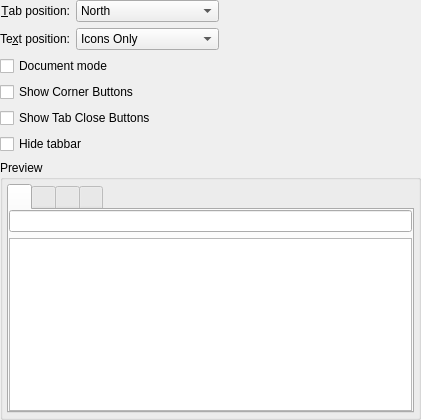
<?xml version="1.0" encoding="UTF-8"?>
<ui version="4.0">
 <class>TabDemoWidget</class>
 <widget class="QWidget" name="TabDemoWidget">
  <property name="geometry">
   <rect>
    <x>0</x>
    <y>0</y>
    <width>421</width>
    <height>420</height>
   </rect>
  </property>
  <layout class="QVBoxLayout" name="verticalLayout_5">
   <property name="leftMargin">
    <number>0</number>
   </property>
   <property name="topMargin">
    <number>0</number>
   </property>
   <property name="rightMargin">
    <number>0</number>
   </property>
   <property name="bottomMargin">
    <number>0</number>
   </property>
   <item>
    <layout class="QGridLayout" name="gridLayout">
     <item row="0" column="0">
      <widget class="QLabel" name="label">
       <property name="text">
        <string>&amp;Tab position:</string>
       </property>
       <property name="alignment">
        <set>Qt::AlignRight|Qt::AlignTrailing|Qt::AlignVCenter</set>
       </property>
       <property name="buddy">
        <cstring>tabPositionComboBox</cstring>
       </property>
      </widget>
     </item>
     <item row="0" column="1">
      <widget class="KComboBox" name="tabPositionComboBox">
       <item>
        <property name="text">
         <string>North</string>
        </property>
       </item>
       <item>
        <property name="text">
         <string>South</string>
        </property>
       </item>
       <item>
        <property name="text">
         <string>West</string>
        </property>
       </item>
       <item>
        <property name="text">
         <string>East</string>
        </property>
       </item>
      </widget>
     </item>
     <item row="0" column="2">
      <spacer name="horizontalSpacer">
       <property name="orientation">
        <enum>Qt::Horizontal</enum>
       </property>
       <property name="sizeHint" stdset="0">
        <size>
         <width>261</width>
         <height>20</height>
        </size>
       </property>
      </spacer>
     </item>
     <item row="1" column="0">
      <widget class="QLabel" name="label_2">
       <property name="text">
        <string>Te&amp;xt position:</string>
       </property>
       <property name="alignment">
        <set>Qt::AlignRight|Qt::AlignTrailing|Qt::AlignVCenter</set>
       </property>
       <property name="buddy">
        <cstring>textPositionComboBox</cstring>
       </property>
      </widget>
     </item>
     <item row="1" column="1">
      <widget class="KComboBox" name="textPositionComboBox">
       <item>
        <property name="text">
         <string>Icons Only</string>
        </property>
       </item>
       <item>
        <property name="text">
         <string>Text Only</string>
        </property>
       </item>
       <item>
        <property name="text">
         <string>Text Alongside Icons</string>
        </property>
       </item>
      </widget>
     </item>
    </layout>
   </item>
   <item>
    <widget class="QCheckBox" name="documentModeCheckBox">
     <property name="text">
      <string>Document mode</string>
     </property>
    </widget>
   </item>
   <item>
    <widget class="QCheckBox" name="cornerWidgetsCheckBox">
     <property name="text">
      <string>Show Corner Buttons</string>
     </property>
    </widget>
   </item>
   <item>
    <widget class="QCheckBox" name="tabCloseButtonsCheckBox">
     <property name="text">
      <string>Show Tab Close Buttons</string>
     </property>
    </widget>
   </item>
   <item>
    <widget class="QCheckBox" name="tabBarVisibilityCheckBox">
     <property name="text">
      <string>Hide tabbar</string>
     </property>
    </widget>
   </item>
   <item>
    <widget class="QGroupBox" name="groupBox">
     <property name="title">
      <string>Preview</string>
     </property>
     <layout class="QVBoxLayout" name="verticalLayout_3">
      <property name="leftMargin">
       <number>4</number>
      </property>
      <property name="topMargin">
       <number>4</number>
      </property>
      <property name="rightMargin">
       <number>4</number>
      </property>
      <property name="bottomMargin">
       <number>4</number>
      </property>
      <item>
       <widget class="Breeze::TabWidget" name="tabWidget">
        <property name="tabPosition">
         <enum>QTabWidget::North</enum>
        </property>
        <property name="currentIndex">
         <number>0</number>
        </property>
        <property name="documentMode">
         <bool>false</bool>
        </property>
        <widget class="QWidget" name="tab">
         <attribute name="title">
          <string/>
         </attribute>
         <layout class="QVBoxLayout" name="verticalLayout">
          <property name="leftMargin">
           <number>0</number>
          </property>
          <property name="topMargin">
           <number>0</number>
          </property>
          <property name="rightMargin">
           <number>0</number>
          </property>
          <property name="bottomMargin">
           <number>0</number>
          </property>
          <item>
           <widget class="KLineEdit" name="lineEdit">
            <property name="showClearButton" stdset="0">
             <bool>true</bool>
            </property>
           </widget>
          </item>
          <item>
           <widget class="QTextEdit" name="textEdit"/>
          </item>
         </layout>
        </widget>
        <widget class="QWidget" name="tab_3">
         <attribute name="title">
          <string/>
         </attribute>
        </widget>
        <widget class="QWidget" name="tab_4">
         <attribute name="title">
          <string/>
         </attribute>
         <layout class="QVBoxLayout" name="verticalLayout_4">
          <property name="leftMargin">
           <number>0</number>
          </property>
          <property name="topMargin">
           <number>0</number>
          </property>
          <property name="rightMargin">
           <number>0</number>
          </property>
          <property name="bottomMargin">
           <number>0</number>
          </property>
          <item>
           <spacer name="verticalSpacer">
            <property name="orientation">
             <enum>Qt::Vertical</enum>
            </property>
            <property name="sizeHint" stdset="0">
             <size>
              <width>20</width>
              <height>40</height>
             </size>
            </property>
           </spacer>
          </item>
          <item>
           <widget class="KLineEdit" name="lineEdit_2">
            <property name="showClearButton" stdset="0">
             <bool>true</bool>
            </property>
           </widget>
          </item>
         </layout>
        </widget>
        <widget class="QWidget" name="tab_2">
         <attribute name="title">
          <string/>
         </attribute>
         <layout class="QVBoxLayout" name="verticalLayout_2">
          <property name="leftMargin">
           <number>0</number>
          </property>
          <property name="topMargin">
           <number>0</number>
          </property>
          <property name="rightMargin">
           <number>0</number>
          </property>
          <property name="bottomMargin">
           <number>0</number>
          </property>
          <item>
           <widget class="QTextEdit" name="textEdit_2">
            <property name="frameShape">
             <enum>QFrame::NoFrame</enum>
            </property>
           </widget>
          </item>
         </layout>
        </widget>
       </widget>
      </item>
     </layout>
    </widget>
   </item>
  </layout>
 </widget>
 <customwidgets>
  <customwidget>
   <class>KLineEdit</class>
   <extends>QLineEdit</extends>
   <header>klineedit.h</header>
  </customwidget>
  <customwidget>
   <class>KComboBox</class>
   <extends>QComboBox</extends>
   <header>kcombobox.h</header>
  </customwidget>
  <customwidget>
   <class>Breeze::TabWidget</class>
   <extends>QTabWidget</extends>
   <header>breezetabwidget.h</header>
   <container>1</container>
  </customwidget>
 </customwidgets>
 <tabstops>
  <tabstop>tabPositionComboBox</tabstop>
  <tabstop>textPositionComboBox</tabstop>
  <tabstop>documentModeCheckBox</tabstop>
  <tabstop>cornerWidgetsCheckBox</tabstop>
  <tabstop>tabCloseButtonsCheckBox</tabstop>
  <tabstop>tabBarVisibilityCheckBox</tabstop>
  <tabstop>tabWidget</tabstop>
  <tabstop>lineEdit</tabstop>
  <tabstop>textEdit</tabstop>
  <tabstop>lineEdit_2</tabstop>
  <tabstop>textEdit_2</tabstop>
 </tabstops>
 <resources/>
 <connections/>
</ui>
